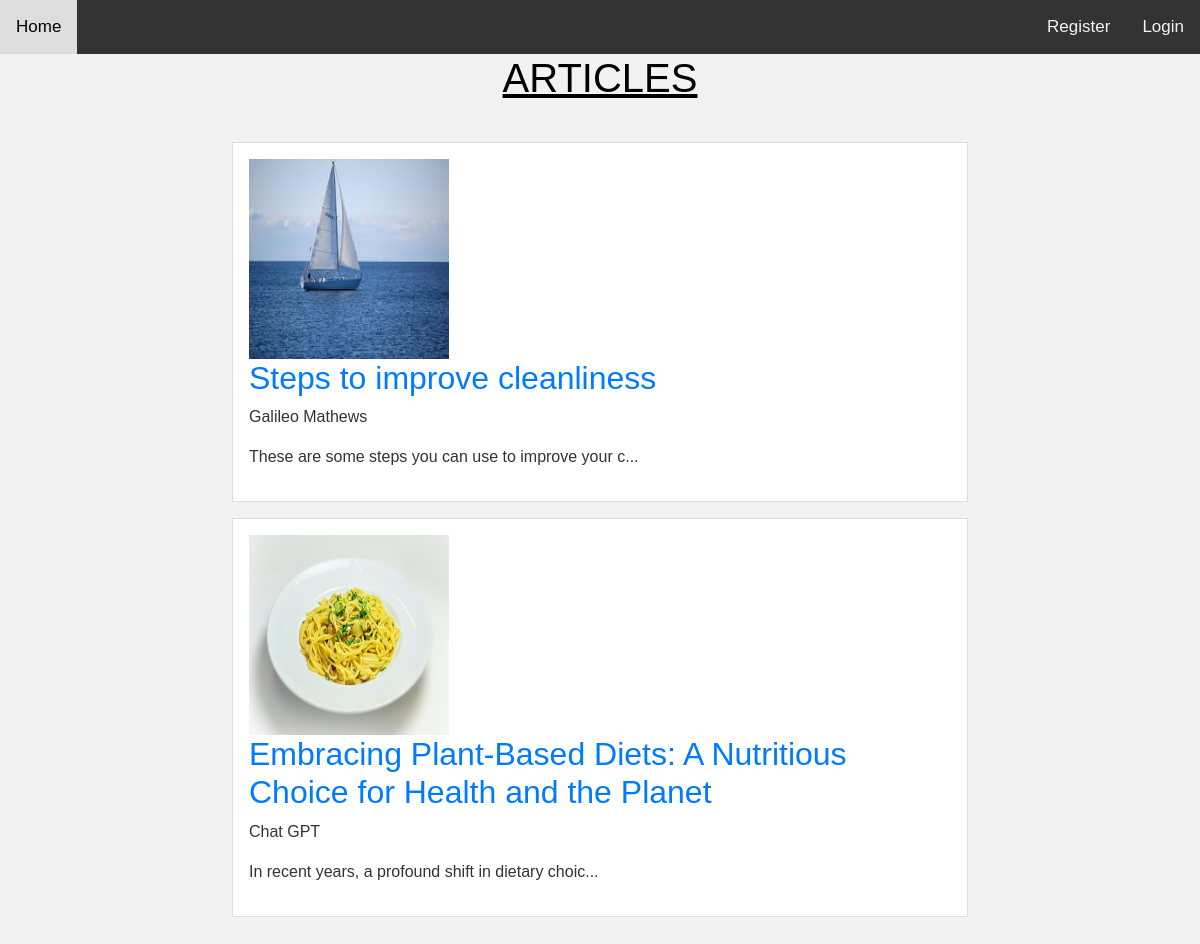
The app's page /articles/ with its own data.
### recipeApp/models.py (models this page shows)
class Article(models.Model):
    author = models.CharField(max_length=255)
    topic = models.CharField(max_length=255)
    text = models.TextField()
    image = models.ImageField(upload_to='upload/', blank=True, null=True)
    def __str__(self) -> str:
        return self.text[:50] + "..."

### recipeApp/views.py (the view)
# urls.py: path('articles/', views.articles, name='articles'),
def articles(request):
    articles = Article.objects.all()
    context = {'articles': articles}
    return render(request, 'recipeApp/articles.html', context)

### recipeApp/templates/recipeApp/articles.html (shortened to what this page needs)
{% extends 'recipeApp/base.html' %}
{% block content %}
<h1>ARTICLES</h1>
<main>
{% for article in articles %}
<section class="article">
    {% if article.image %}
        <img src="{{ article.image.url }}" alt="{{ article.topic }}" width="200" height="200">
    {% endif %}
    <h2><a href="{% url 'recipeApp:article' article.id %}">{{ article.topic }}</a></h2>
    <p>{{ article.author }}</p>
    <p>{{ article }}</p>
</section>
{% endfor %}
</main>
{% endblock content %}

### static/css/styles.css (style rules this page uses)
body, ul { margin: 0; padding: 0; }
* { box-sizing: border-box; }
.article { background-color: white; border: 1px solid #ddd; padding: 1em; margin-bottom: 1em; }
.article h2 { color: #007bff; }
.article p { margin-bottom: 1em; }
.article a { color: #007bff; text-decoration: none; }

### recipeApp/templates/recipeApp/articles.html (style rules this page uses)
body { font-family: Arial, sans-serif; background-color: #f2f2f2; color: #333; }
main { max-width: 800px; margin: 0 auto; padding: 2em; }
h1 { color:black; text-align: center; text-decoration: underline; }

### records on screen
Article: image (picture), topic "Steps to improve cleanliness", author "Galileo Mathews", text "These are some steps you can use to improve your c..."
Article: image (picture), topic "Embracing Plant-Based Diets: A Nutritious Choice for Health and the Planet", author "Chat GPT", text "In recent years, a profound shift in dietary choic..."
